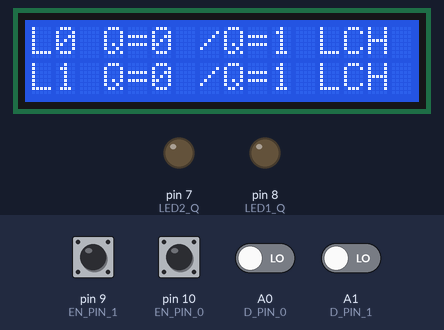
A sketch run on a simulated Arduino Uno, built with avr-gcc and run on an emulated ATmega328P. Shown: 16×2 character LCD, output pins drawn as LEDs (lit = HIGH). The inputs (shaded band) are chosen by the test bench; at power-on: pin 9 (EN_PIN_1), pin 10 (EN_PIN_0) HIGH, A0 (D_PIN_0), A1 (D_PIN_1) LOW. What the sketch prints to the serial monitor is not drawn.

Above: at 2.4 s.
2.5 s: pin 9 (EN_PIN_1) pulled LOW for 0.15 s
At 2.61 s:
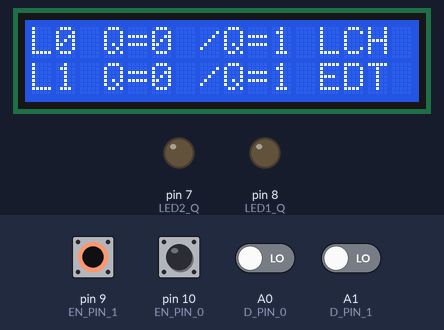
4.1 s: pin 10 (EN_PIN_0) pulled LOW for 0.15 s
At 4.21 s:
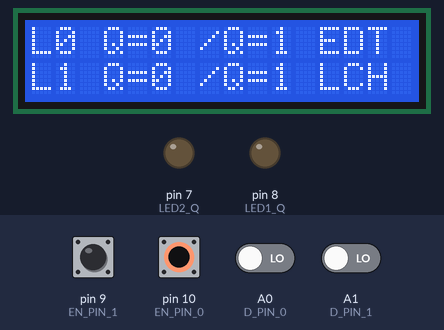
5.7 s: pin 10 (EN_PIN_0) pulled LOW for 3.2 s
10.4 s: pin 9 (EN_PIN_1) driven LOW and pin 10 (EN_PIN_0) driven LOW and A0 (D_PIN_0) driven HIGH and A1 (D_PIN_1) driven HIGH
At 11.8 s:
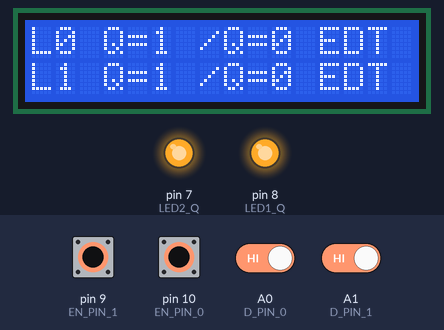
13.4 s: A1 (D_PIN_1) driven LOW
At 14.0 s:
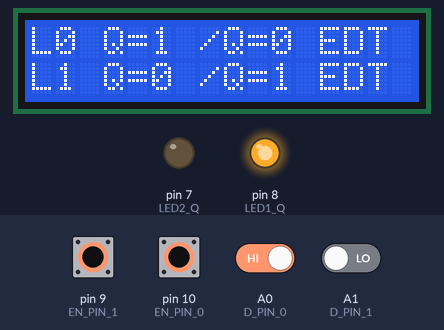
14.9 s: pin 9 (EN_PIN_1) driven HIGH
At 15.4 s:
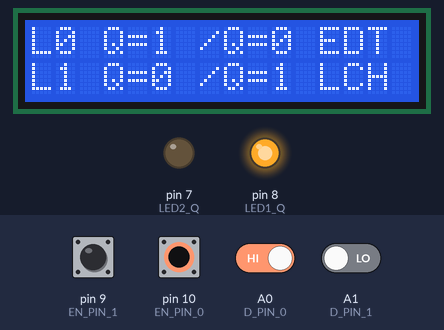
Timing chart, 0 to 17.4 s (numbered marks = the images above; inputs shaded):
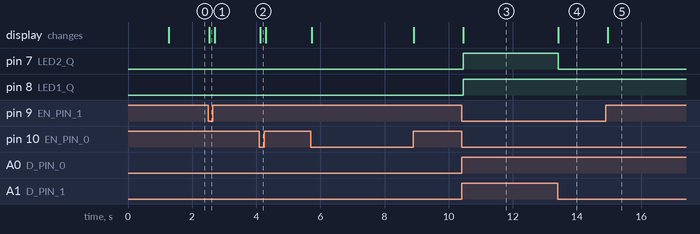

The sketch:

ram_d_latch.ino
```cpp
#include <LiquidCrystal.h>

LiquidCrystal lcd_1(12, 11, 5, 4, 3, 2);

const int LED1_Q  = 8;
const int LED2_Q  = 7;

const int EN_PIN_0 = 10;
const int EN_PIN_1 = 9;

const int D_PIN_0  = A0;
const int D_PIN_1  = A1;

bool q[2]       = {false, false};
bool enabled[2] = {false, false};

void updateLatch(int idx, int enPin, int dPin) {
  bool en = (digitalRead(enPin) == LOW);

  if (en) {
    q[idx]       = (digitalRead(dPin) == HIGH);
    enabled[idx] = true;
  } else {
    enabled[idx] = false;
  }
}

void updateLCD() {
  lcd_1.clear();
  for (int i = 0; i < 2; i++) {
    lcd_1.setCursor(0, i);
    lcd_1.print("L"); lcd_1.print(i);
    lcd_1.print(" Q="); lcd_1.print(q[i] ? "1" : "0");
    lcd_1.print(" /Q="); lcd_1.print(q[i] ? "0" : "1");
    lcd_1.print(enabled[i] ? " EDT" : " LCH");
  }
}

void writeLEDs() {
  if (q[0] == true) {
    digitalWrite(LED1_Q, HIGH);
  } else {
    digitalWrite(LED1_Q, LOW);
  }

  if (q[1] == true) {
    digitalWrite(LED2_Q, HIGH);
  } else {
    digitalWrite(LED2_Q, LOW);
  }
}

void setup() {
  pinMode(LED1_Q, OUTPUT);
  pinMode(LED2_Q, OUTPUT);

  pinMode(EN_PIN_0, INPUT_PULLUP);
  pinMode(EN_PIN_1, INPUT_PULLUP);

  pinMode(D_PIN_0, INPUT);
  pinMode(D_PIN_1, INPUT);

  Serial.begin(9600);

  lcd_1.begin(16, 2);
  lcd_1.clear();
  lcd_1.print("RAM D-Latch x2");
  delay(1200);
}

void loop() {
  updateLatch(0, EN_PIN_0, D_PIN_0);
  updateLatch(1, EN_PIN_1, D_PIN_1);

  writeLEDs();

  Serial.print("EN1="); Serial.print(digitalRead(EN_PIN_1));
  Serial.print(" D1="); Serial.print(digitalRead(D_PIN_1));
  Serial.print(" q1="); Serial.print(q[1]);
  Serial.print(" LED="); Serial.println(digitalRead(LED2_Q));

  updateLCD();
  delay(50);
}
```

Measured:
- after the input at 2.5 s, the display: changes at once (image 1)
- after the input at 4.1 s, the display: changes at once (image 2)
- after the input at 10.4 s, pin 7 (LED2_Q), pin 8 (LED1_Q): LOW → HIGH after 0.05 s; the display: changes after 0.06 s (image 3)
- after the input at 13.4 s, pin 7 (LED2_Q): HIGH → LOW at once; the display: changes at once (image 4)
- after the input at 14.9 s, the display: changes after 0.06 s (image 5)
